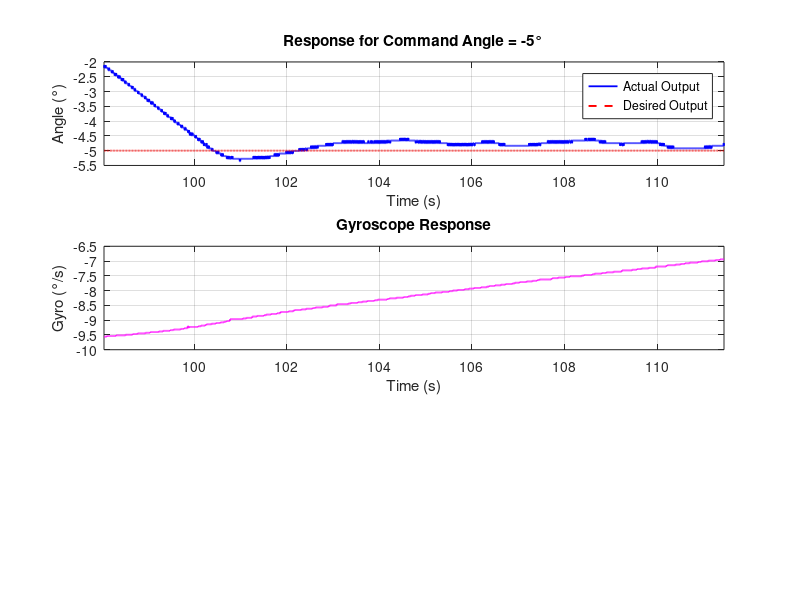
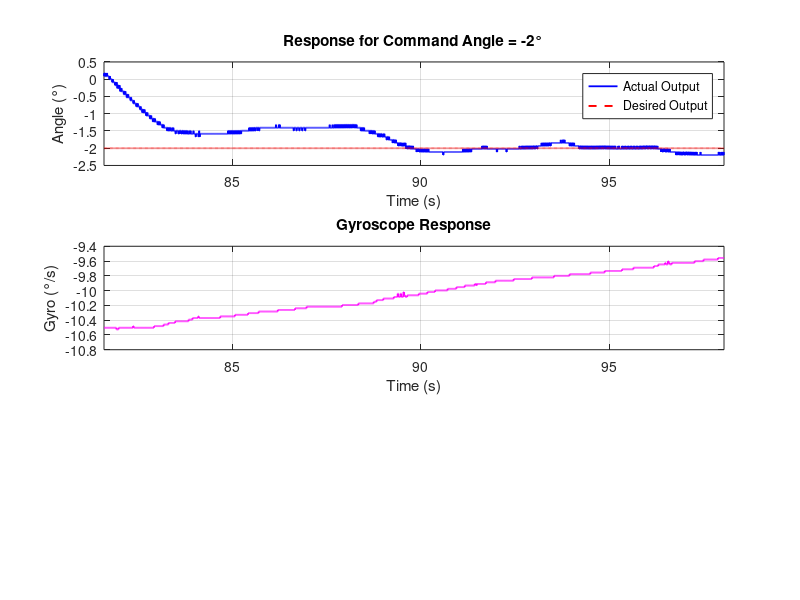
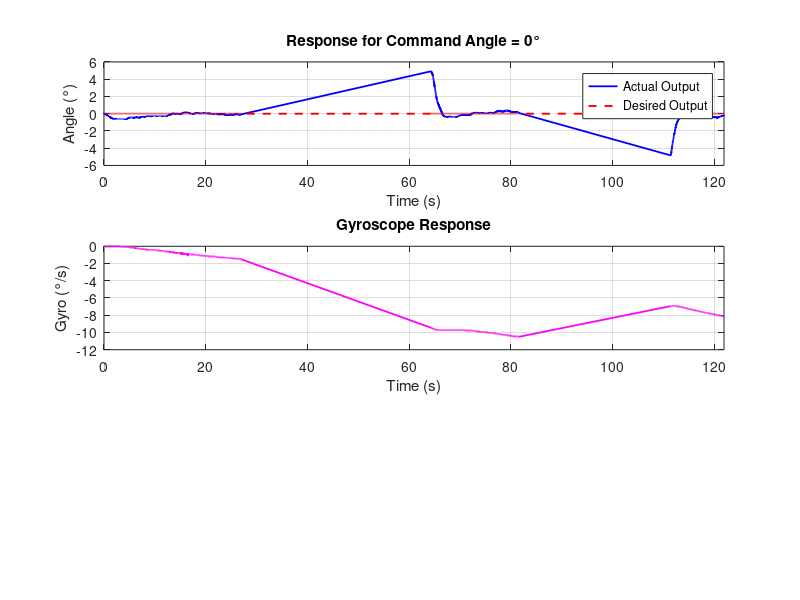
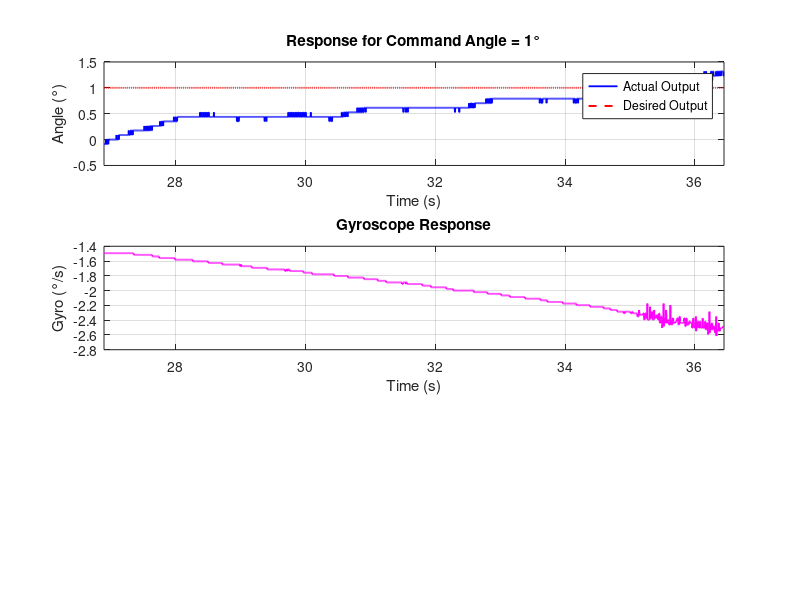

Write the MATLAB code that produced these figures, in order.
givendata = load('AER821_GIMBAL_Part2_Kp0pt24_Ki0pt02_kd0pt35');
T = givendata.ans';

deg = unique(T(:,5));

% Preallocate cell array (easier than forcing into 3D matrix)
A = cell(length(deg),1);

for i = 1:length(deg)
    % Only select rows where column 5 (command angle) equals current degree
    rows = T(:,5) == deg(i);
    A{i} = T(rows, 1:end-1);   % store all but the degree column
end

hold on
for i = 1:length(deg)
    figure(i)
    clf

    data = A{i};
    time = data(:,1);
    rpm = data(:,2);
    actual = data(:,3);      % actual response (angle)
    gyro = data(:,4);        % gyro signal
    desired = deg(i) * ones(size(time));

    xaxis = [min(time), max(time)];

    % ---- (1) Angle (Actual vs Desired) ----
    subplot(3,1,1);
    plot(time, actual, 'b', 'LineWidth', 1.3); hold on;
    plot(time, desired, 'r--', 'LineWidth', 1.4);
    title(['Response for Command Angle = ', num2str(deg(i)), '°']);
    xlabel('Time (s)');
    ylabel('Angle (°)');
    legend('Actual Output', 'Desired Output');
    grid on; xlim(xaxis);

    % ---- (2) Gyro Angle ----
    subplot(3,1,2);
    plot(time, gyro, 'm', 'LineWidth', 1.3);
    title('Gyroscope Response');
    xlabel('Time (s)');
    ylabel('Gyro (°/s)');
    grid on; xlim(xaxis);

end
hold off
